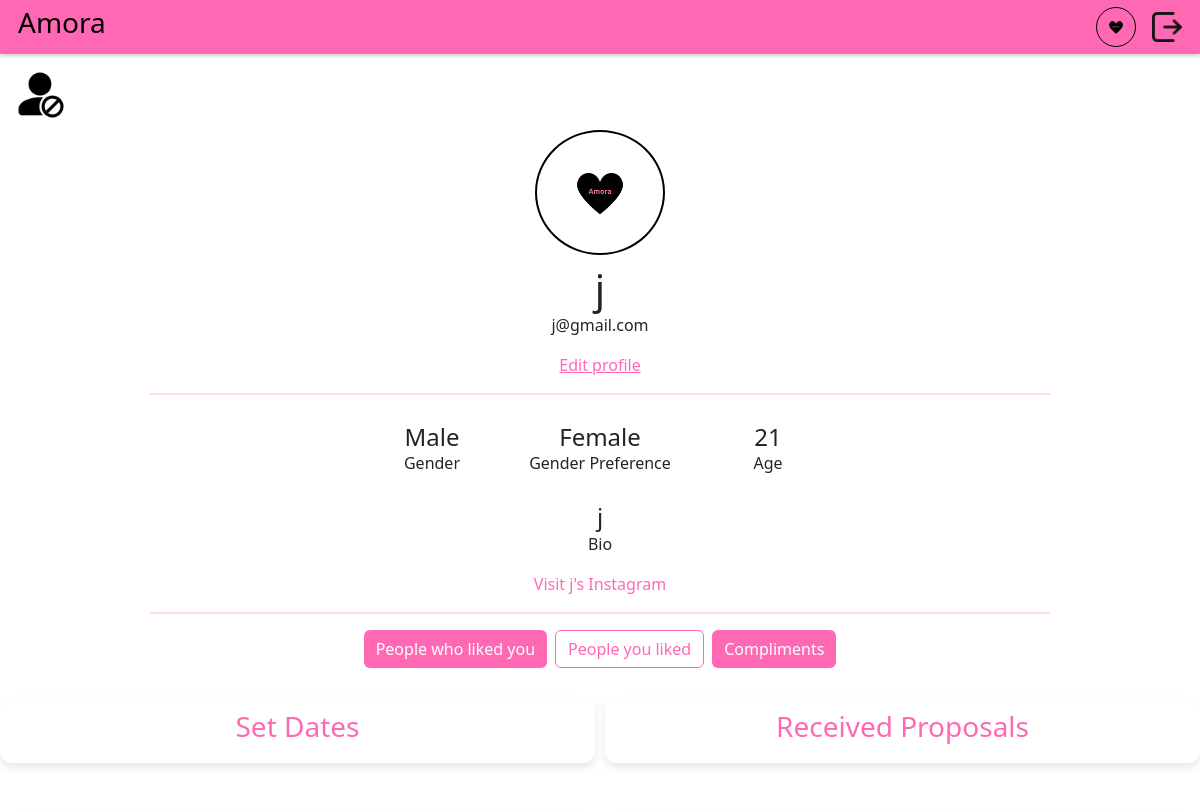
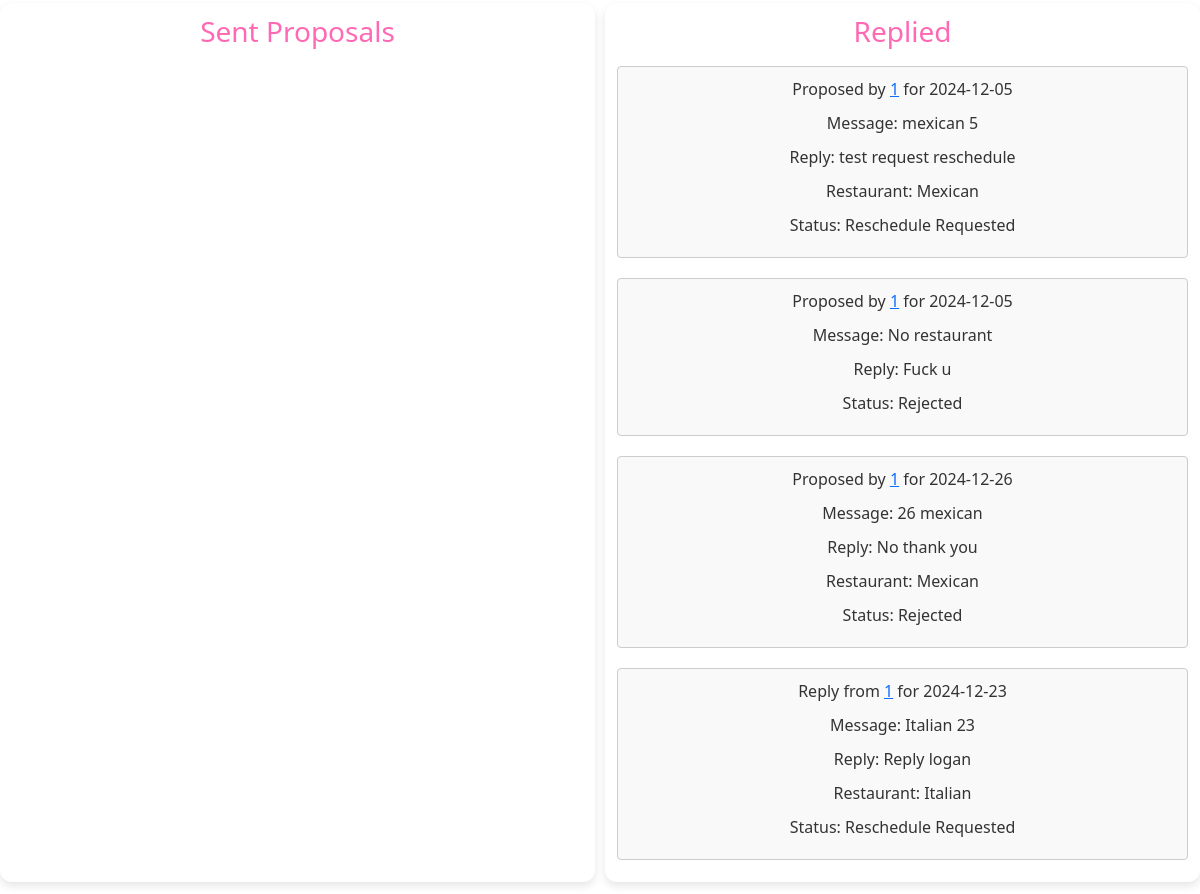
Page /profile/11 (signed in) on the earlier database version (2 pictures, top to bottom).
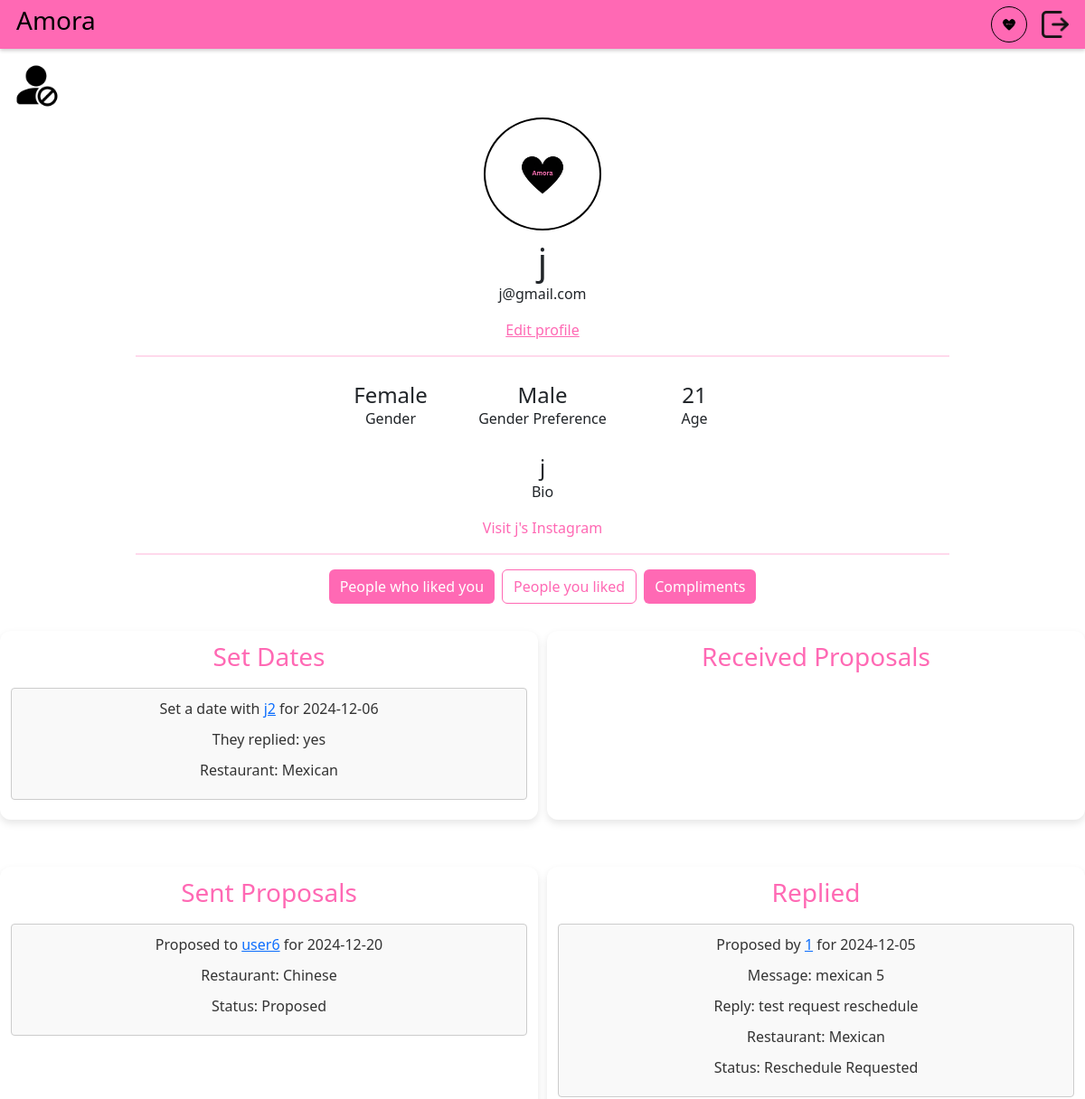
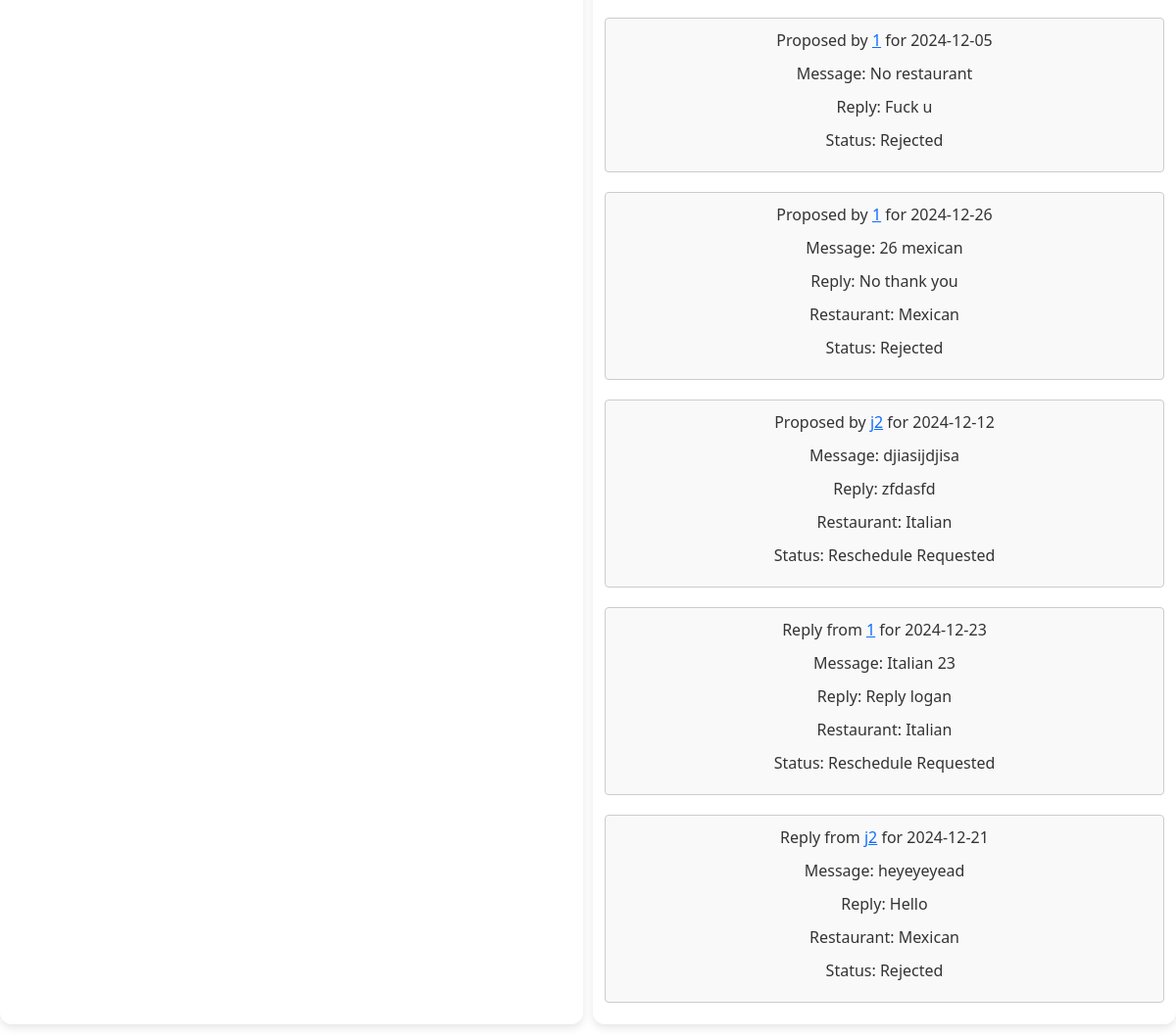
Same page on the later database version (2 pictures, top to bottom).
### DatingApp/model.py (models this page shows)
class Profile(db.Model):
    id: Mapped[int] = mapped_column(primary_key=True)
    user_id: Mapped[int] = mapped_column(ForeignKey("user.id"), unique=True)
    user: Mapped["User"] = relationship(
        back_populates="profile",
        single_parent=True,
    )
    fullname: Mapped[str] = mapped_column(String(128))
    bio: Mapped[Optional[str]] = mapped_column(Text)
    instagram_username: Mapped[Optional[str]] = mapped_column(String(64))
    birth_year: Mapped[Optional[int]] = mapped_column(Integer)
    age_minimum: Mapped[Optional[int]] = mapped_column(Integer)
    age_maximum: Mapped[Optional[int]] = mapped_column(Integer)
    gender: Mapped[Optional[str]] = mapped_column(String(16))
    genderPreference: Mapped[Optional[str]] = mapped_column(String(16))
    photo_id: Mapped[Optional[int]] = mapped_column(ForeignKey("photo.id"))
    photo: Mapped[Optional["Photo"]] = relationship(back_populates="profile")

class User(flask_login.UserMixin, db.Model):
    id: Mapped[int] = mapped_column(primary_key=True)
    email: Mapped[str] = mapped_column(String(128), unique=True)
    username: Mapped[str] = mapped_column(String(64))
    password: Mapped[str] = mapped_column(String(256))
    profile: Mapped["Profile"] = relationship(back_populates="user")
    liking: Mapped[List["User"]] = relationship(
        secondary=LikingAssociation.__table__,
        primaryjoin=LikingAssociation.liker_id == id,
        secondaryjoin=LikingAssociation.liked_id == id,
        back_populates="likers",
    )
    likers: Mapped[List["User"]] = relationship(
        secondary=LikingAssociation.__table__,
        primaryjoin=LikingAssociation.liked_id == id,
        secondaryjoin=LikingAssociation.liker_id == id,
        back_populates="liking",
    )
    blocking: Mapped[List["User"]] = relationship(
        secondary=BlockingAssociation.__table__,
        primaryjoin=BlockingAssociation.blocker_id == id,
        secondaryjoin=BlockingAssociation.blocked_id == id,
        back_populates="blockers",
    )
    blockers: Mapped[List["User"]] = relationship(
        secondary=BlockingAssociation.__table__,
        primaryjoin=BlockingAssociation.blocked_id == id,
        secondaryjoin=BlockingAssociation.blocker_id == id,
        back_populates="blocking",
    )
    sent_proposals: Mapped[List["DateProposal"]] = relationship(
        back_populates="proposer", foreign_keys="DateProposal.proposer_id"
    )
    received_proposals: Mapped[List["DateProposal"]] = relationship(
        back_populates="recipient", foreign_keys="DateProposal.recipient_id"
    )
    sent_compliments: Mapped[List["Compliments"]] = relationship(
        back_populates="sender", foreign_keys="Compliments.sender_id"
    )
    received_compliments: Mapped[List["Compliments"]] = relationship(
        back_populates="recipient", foreign_keys="Compliments.recipient_id"
    )

class DateProposal(db.Model):
    id: Mapped[int] = mapped_column(primary_key=True)
    proposer_id: Mapped[int] = mapped_column(ForeignKey("user.id"))
    proposer: Mapped["User"] = relationship(
        foreign_keys=[proposer_id], back_populates="sent_proposals"
    )
    recipient_id: Mapped[int] = mapped_column(ForeignKey("user.id"))
    recipient: Mapped["User"] = relationship(
        foreign_keys=[recipient_id], back_populates="received_proposals"
    )
    created_time: Mapped[datetime.datetime] = mapped_column(DateTime(timezone=True))
    response_time: Mapped[datetime.datetime] = mapped_column(DateTime(timezone=True), nullable=True)
    proposed_day: Mapped[datetime.datetime] = mapped_column(DateTime(timezone=True))
    restaurant_type: Mapped[Optional[Restaurant]] = mapped_column(String(16))
    status: Mapped[ProposalStatus] = mapped_column(String(16))
    proposingMessage: Mapped[Optional[str]] = mapped_column(Text, nullable=True)
    replyMessage: Mapped[Optional[str]] = mapped_column(Text, nullable=True)

### DatingApp/main.py (the view)
@bp.route("/profile/<int:user_id>")
@flask_login.login_required
def profile(user_id):
    curUser = flask_login.current_user
    user = db.session.get(model.User, user_id)
    if curUser.id == user.id:
        like_button = None
    elif user in curUser.liking:
        like_button = "unlike"
    else:
        like_button = "like"
    if curUser.id == user.id:
        block_button = None
    elif user in curUser.blocking:
        block_button = "unblock"
    else:
        block_button = "block"
    received_proposals = (
        DateProposal.query.filter(
            DateProposal.recipient_id == user.id,
        ).all()
        if curUser.id == user.id else []
    )
    sent_proposals = DateProposal.query.filter_by(proposer_id=curUser.id).all()
    set_dates = DateProposal.query.filter(
        db.or_(
            DateProposal.recipient_id == user.id,
            DateProposal.proposer_id == user.id,
            DateProposal.proposed_day >= datetime.now()
        ),
        DateProposal.status == model.ProposalStatus.accepted.value
    ).all()
    reschedule_or_rejected_requested = (
        DateProposal.query.filter(
            DateProposal.proposer_id == user.id,
            db.or_(
                DateProposal.status == model.ProposalStatus.reschedule.value,
                DateProposal.status == model.ProposalStatus.rejected.value
            )
        ).all()
    ) if curUser.id == user.id else []
    current_year = datetime.now().year
    compliments = model.Compliments.query.filter_by(recipient_id=user.id).all()
    complimentsFiltered = [compliment for compliment in compliments if compliment.sender not in user.blocking]
    return render_template("main/profile.html", user=user, curUser=curUser, like_button=like_button, block_button=block_button,
                           current_year=current_year, received_proposals=received_proposals,
                           sent_proposals=sent_proposals, set_dates=set_dates, reschedule_or_rejected_requested=reschedule_or_rejected_requested,
                           compliments=complimentsFiltered)

### DatingApp/templates/main/profile.html (shortened to what this page needs)
{% extends 'base.html' %}
{% block content %}
<div class="mt-3 ms-3" style="display: flex; justify-content: flex-start">
    <button id="blockedBtn" style="background: none; border: none; padding: 0; cursor: pointer;">
        <img src="{{ url_for('static', filename='blockedUsers.png') }}" alt="Blocked photo" style="width: 50px; height: 50px;">
    </button>
</div>
<div class="profileContainer">
    <div class="pfp">
        {% if user.profile.photo %}
            <img src="{{ url_for('static', filename='photos/photo-' ~ user.profile.photo.id ~ '.' ~ user.profile.photo.file_extension) }}" alt="Profile photo">
        {% else %}
            <img src="{{ url_for('static', filename='photos/defaultPfp.jpg') }}" alt="Default profile photo">
        {% endif %}
    </div>
    <h1 style="margin-bottom: 0px">{{user.profile.fullname}}</h1>
    <p style="margin-top: 0px">{{user.email}}</p>
    {% if current_user.id == user.id %}
        <a href="{{ url_for('main.editProfile') }}" style="color: #ff69b4" class="button">Edit profile</a>
    {% endif %}
    <hr style="border: 1px solid ; color:#ff69b4; width: 75%">
    <div class="profileElements">
            <div style="display: flex; flex-direction: column; text-align: center; width: 30%">
                <h4 style="margin-bottom: 0; text-align: center">
                    {%if user.profile.gender== "male" %} Male
                    {%else%} Female
                    {%endif%}
                </h4>
                <p>Gender</p>
            </div>
        <div style="display: flex; flex-direction: column; text-align: center; width: 30%">
            <h4 style="margin-bottom: 0; text-align: center">
                {%if user.profile.genderPreference== "male" %} Male
                    {%else%} Female
                    {%endif%}
            </h4>
            <p>
                Gender Preference
            </p>
        </div>
        <div style="display: flex; flex-direction: column; text-align: center; width: 30%">
            <h4 style="margin-bottom: 0; text-align: center">{{ current_year - user.profile.birth_year }}</h4>
            <p>
                Age
            </p>
        </div>
    </div>
    <div style="display: flex; flex-direction: column; width: 75%">
        <h4 style="margin-bottom: 0; word-break: break-word; text-align: center">{{user.profile.bio}}</h4>
        <p style="text-align: center">Bio</p>
    </div>
    {% if user.profile.instagram_username %}
    <div>
        <a href="https://www.instagram.com/{{ user.profile.instagram_username }}" target="_blank" style="text-decoration: none; color: #ff69b4;">
            Visit {{ user.profile.fullname }}'s Instagram
        </a>
    </div>
{% endif %}
    <hr style="border: 1px solid ; color:#ff69b4; width: 75%">
</div>
{% if user.id == current_user.id %}
    <div style="display: flex; justify-content: center">
        <button id="likersBtn" class="btn btn-primary me-2" style="background-color: #ff69b4; border: none">People who liked you</button>
        <button id="likedBtn" class="btn btn-outline-primary">People you liked</button>
        <button id="complimentBtn" class="btn btn-primary ms-2" style="background-color: #ff69b4; border: none">Compliments</button>
    </div>
    <div class = "proposal-wrapper">
        <div class = "proposal-section">
            <h3> Set Dates</h3>
            {% for date in set_dates %}
                <div class="proposal">
                    {% if date.proposer.id == current_user.id %}
                        <p>Set a date with <a href="{{ url_for('main.profile', user_id=date.recipient.id) }}">{{ date.recipient.username }}</a> for {{ date.proposed_day.strftime('%Y-%m-%d') }}</p>
                        {% if date.replyMessage %}
                            <p>They replied: {{ date.replyMessage }}</p>
                        {% endif %}
                        {% if date.restaurant_type %}
                            <p>Restaurant:
                                {% if date.restaurant_type == '0' %} Mexican
                                {% elif date.restaurant_type == '1' %} Italian
                                {% elif date.restaurant_type == '2' %} Chinese
                                {% elif date.restaurant_type == '3' %} Japanese
                                {% elif date.restaurant_type == '4' %} Indian
                                {% elif date.restaurant_type == '5' %} Thai
                                {% endif %}
                            </p>
                        {% endif %}
                    {% endif %}
                </div>
            {% endfor %}
        </div>
        <div class = "proposal-section">
            <h3>Received Proposals</h3>
        </div>
        <div class="proposal-section">
            <h3>Sent Proposals</h3>
            {% for proposal in sent_proposals %}
                {% if proposal.status == '0' or proposal.status == '3'%}
                    <div class="proposal">
                        <p>Proposed to <a href="{{ url_for('main.profile', user_id=proposal.recipient.id) }}">{{ proposal.recipient.username }}</a> for {{ proposal.proposed_day.strftime('%Y-%m-%d') }}</p>
                        {% if proposal.restaurant_type %}
                            <p>Restaurant:
                                {% if proposal.restaurant_type == '0' %} Mexican
                                {% elif proposal.restaurant_type == '1' %} Italian
                                {% elif proposal.restaurant_type == '2' %} Chinese
                                {% elif proposal.restaurant_type == '3' %} Japanese
                                {% elif proposal.restaurant_type == '4' %} Indian
                                {% elif proposal.restaurant_type == '5' %} Thai
                                {% endif %}
                            </p>
                        {% endif %}
                        <p>Status: Proposed</p>
                    </div>
                {% endif %}
            {% endfor %}
        </div>
        <div class="proposal-section">
            <h3>Replied</h3>
            {% for proposal in received_proposals %}
                {% if proposal.status != '0' and proposal.status != '3' and proposal.status != '1'%}
                    <div class="proposal">
                        <p>Proposed by <a href="{{ url_for('main.profile', user_id=proposal.proposer.id) }}">{{ proposal.proposer.username }}</a> for {{ proposal.proposed_day.strftime('%Y-%m-%d') }}</p>
                        {%if proposal.proposingMessage %}
                            <p>Message: {{proposal.proposingMessage}}</p>
                        {% endif %}
                        {% if proposal.replyMessage %}
                            <p>Reply: {{proposal.replyMessage}}</p>
                        {% endif %}
                        {% if proposal.restaurant_type %}
                            <p>Restaurant:
                                {% if proposal.restaurant_type == '0' %} Mexican
                                {% elif proposal.restaurant_type == '1' %} Italian
                                {% elif proposal.restaurant_type == '2' %} Chinese
                                {% elif proposal.restaurant_type == '3' %} Japanese
                                {% elif proposal.restaurant_type == '4' %} Indian
                                {% elif proposal.restaurant_type == '5' %} Thai
                                {% endif %}
                            </p>
                        {% endif %}
                        <p>Status:
                        {% if proposal.status == '2' %}
                            Rejected
                        {% elif proposal.status == '4' %}
                            Reschedule Requested
                        {% endif %}
                        </p>
                    </div>
                {% endif %}
            {% endfor %}
            {% for proposal in reschedule_or_rejected_requested %}
                <div class="proposal">
                    <p>
                        Reply from <a href="{{ url_for('main.profile', user_id=proposal.recipient.id) }}">{{ proposal.recipient.username }}</a> for {{ proposal.proposed_day.strftime('%Y-%m-%d') }}
                    </p>
                    {% if proposal.proposingMessage %}
                        <p>Message: {{ proposal.proposingMessage }}</p>
                    {% endif %}
                    {% if proposal.replyMessage %}
                        <p>Reply: {{ proposal.replyMessage }}</p>
                    {% endif %}
                    {% if proposal.restaurant_type %}
                        <p>Restaurant:
                            {% if proposal.restaurant_type == '0' %} Mexican
                            {% elif proposal.restaurant_type == '1' %} Italian
                            {% elif proposal.restaurant_type == '2' %} Chinese
                            {% elif proposal.restaurant_type == '3' %} Japanese
                            {% elif proposal.restaurant_type == '4' %} Indian
                            {% elif proposal.restaurant_type == '5' %} Thai
                            {% endif %}
                        </p>
                    {% endif %}
                    <p>Status:
                        {% if proposal.status == '2' %}
                            Rejected
                        {% elif proposal.status == '4' %}
                            Reschedule Requested
                        {% endif %}
                    </p>
                </div>
            {% endfor %}
        </div>
    </div>
{% endif %}
{% endblock %}

Differences in the rows shown:
added DateProposal: recipient.username "j2", proposed_day "2024-12-06", replyMessage "yes", shows "Restaurant:", restaurant_type "Mexican", shown under "Set Dates"
added DateProposal: recipient.username "user6", proposed_day "2024-12-20", shows "Restaurant:", restaurant_type "Chinese", shown under "Sent Proposals"
added DateProposal: proposer.username "j2", proposed_day "2024-12-12", proposingMessage "djiasijdjisa", replyMessage "zfdasfd", shows "Restaurant:", restaurant_type "Italian", status "Reschedule Requested", shown under "Replied"
added DateProposal: recipient.username "j2", proposed_day "2024-12-21", proposingMessage "heyeyeyead", replyMessage "Hello", shows "Restaurant:", restaurant_type "Mexican", status "Rejected"
